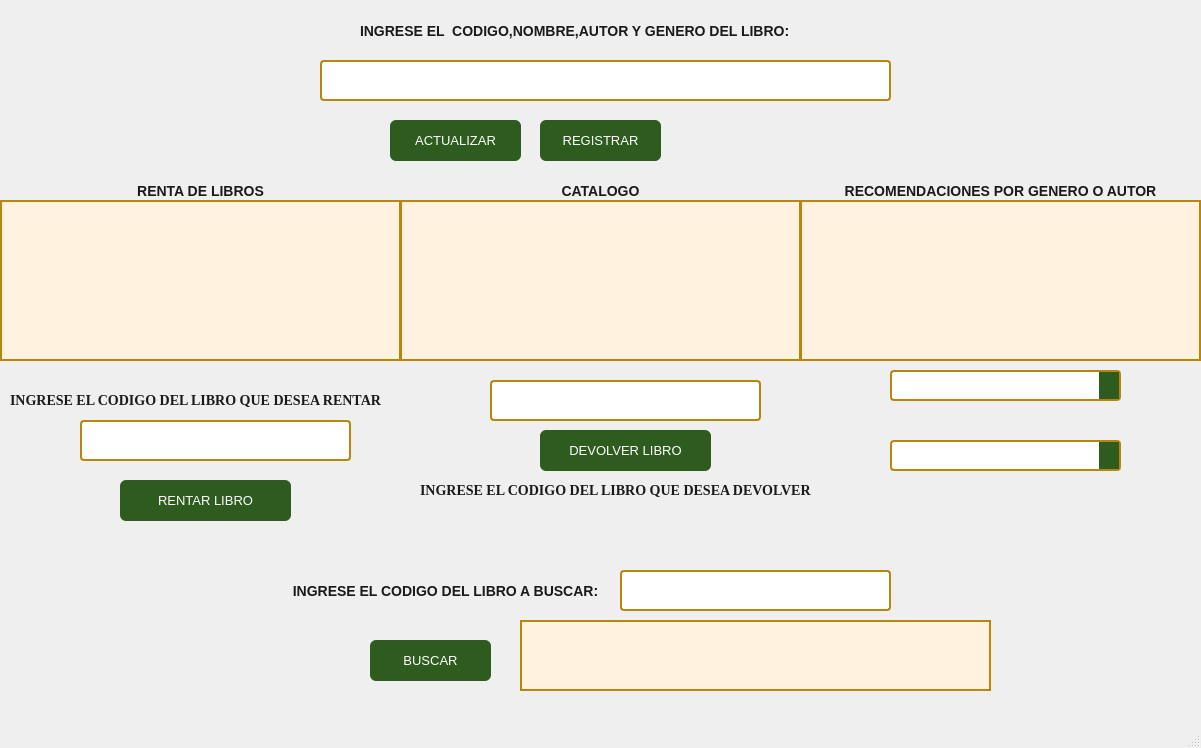
<?xml version="1.0" encoding="UTF-8"?>
<ui version="4.0">
 <class>MainWindow</class>
 <widget class="QMainWindow" name="MainWindow">
  <property name="geometry">
   <rect>
    <x>0</x>
    <y>0</y>
    <width>1201</width>
    <height>748</height>
   </rect>
  </property>
  <property name="windowTitle">
   <string>La Ultima Pagina</string>
  </property>
  <property name="styleSheet">
   <string notr="true">/* QLabel */
QLabel {
    color: #1A1A1A; /* negro intenso para máxima legibilidad */
    font-family: &quot;Georgia&quot;;
    font-size: 14px;
    font-weight: bold;
}

/* QPushButton */
QPushButton {
    background-color: #2E5C1E; /* verde bosque más profundo */
    color: #FFFFFF;
    border-radius: 6px;
    padding: 6px 12px;
    font-family: &quot;Segoe UI&quot;;
    font-size: 13px;
}
QPushButton:hover {
    background-color: #3F7A2A; /* verde brillante al pasar */
}
QPushButton:pressed {
    background-color: #1F3D13; /* verde muy oscuro al presionar */
}

/* QTextEdit */
QTextEdit {
    background-color: #FFF3E0; /* pergamino más cálido */
    border: 2px solid #B8860B; /* dorado fuerte */
    font-family: &quot;Times New Roman&quot;;
    font-size: 13px;
    color: #1A1A1A;
}

/* QLineEdit */
QLineEdit {
    background-color: #FFFFFF;
    border: 2px solid #B8860B;
    border-radius: 4px;
    padding: 4px;
    font-family: &quot;Segoe UI&quot;;
    font-size: 13px;
    color: #1A1A1A;
}
QLineEdit:focus {
    border: 2px solid #2E5C1E; /* verde intenso al enfocar */
}

/* QComboBox */
QComboBox {
    background-color: #FFFFFF;
    border: 2px solid #B8860B;
    border-radius: 4px;
    padding: 4px;
    font-family: &quot;Segoe UI&quot;;
    font-size: 13px;
    color: #1A1A1A;
}
QComboBox:hover {
    border: 2px solid #2E5C1E;
}
QComboBox::drop-down {
    border: none;
    background: #2E5C1E;
    width: 20px;
}
QComboBox::down-arrow {
    image: url(:/icons/down_arrow.png);
}
</string>
  </property>
  <widget class="QWidget" name="centralwidget">
   <widget class="QPushButton" name="btn_registrar">
    <property name="geometry">
     <rect>
      <x>540</x>
      <y>120</y>
      <width>121</width>
      <height>41</height>
     </rect>
    </property>
    <property name="text">
     <string>REGISTRAR</string>
    </property>
   </widget>
   <widget class="QLineEdit" name="ent_libro">
    <property name="geometry">
     <rect>
      <x>320</x>
      <y>60</y>
      <width>571</width>
      <height>41</height>
     </rect>
    </property>
   </widget>
   <widget class="QPushButton" name="btn_rentar">
    <property name="geometry">
     <rect>
      <x>120</x>
      <y>480</y>
      <width>171</width>
      <height>41</height>
     </rect>
    </property>
    <property name="text">
     <string>RENTAR LIBRO</string>
    </property>
   </widget>
   <widget class="QPushButton" name="btn_devolucion">
    <property name="geometry">
     <rect>
      <x>540</x>
      <y>430</y>
      <width>171</width>
      <height>41</height>
     </rect>
    </property>
    <property name="text">
     <string>DEVOLVER LIBRO</string>
    </property>
   </widget>
   <widget class="QTextEdit" name="lista_catalogo">
    <property name="geometry">
     <rect>
      <x>400</x>
      <y>200</y>
      <width>401</width>
      <height>161</height>
     </rect>
    </property>
    <property name="html">
     <string>&lt;!DOCTYPE HTML PUBLIC &quot;-//W3C//DTD HTML 4.0//EN&quot; &quot;http://www.w3.org/TR/REC-html40/strict.dtd&quot;&gt;
&lt;html&gt;&lt;head&gt;&lt;meta name=&quot;qrichtext&quot; content=&quot;1&quot; /&gt;&lt;style type=&quot;text/css&quot;&gt;
p, li { white-space: pre-wrap; }
&lt;/style&gt;&lt;/head&gt;&lt;body style=&quot; font-family:'Times New Roman'; font-size:13px; font-weight:400; font-style:normal;&quot;&gt;
&lt;p style=&quot;-qt-paragraph-type:empty; margin-top:0px; margin-bottom:0px; margin-left:0px; margin-right:0px; -qt-block-indent:0; text-indent:0px;&quot;&gt;&lt;br /&gt;&lt;/p&gt;&lt;/body&gt;&lt;/html&gt;</string>
    </property>
   </widget>
   <widget class="QLineEdit" name="ent_bus_cod">
    <property name="geometry">
     <rect>
      <x>620</x>
      <y>570</y>
      <width>271</width>
      <height>41</height>
     </rect>
    </property>
   </widget>
   <widget class="QPushButton" name="btn_buscar">
    <property name="geometry">
     <rect>
      <x>370</x>
      <y>640</y>
      <width>121</width>
      <height>41</height>
     </rect>
    </property>
    <property name="text">
     <string>BUSCAR</string>
    </property>
   </widget>
   <widget class="QTextEdit" name="resultado_bus">
    <property name="geometry">
     <rect>
      <x>520</x>
      <y>620</y>
      <width>471</width>
      <height>71</height>
     </rect>
    </property>
    <property name="font">
     <font>
      <family>Times New Roman</family>
      <pointsize>-1</pointsize>
     </font>
    </property>
    <property name="sizeAdjustPolicy">
     <enum>QAbstractScrollArea::AdjustIgnored</enum>
    </property>
    <property name="html">
     <string>&lt;!DOCTYPE HTML PUBLIC &quot;-//W3C//DTD HTML 4.0//EN&quot; &quot;http://www.w3.org/TR/REC-html40/strict.dtd&quot;&gt;
&lt;html&gt;&lt;head&gt;&lt;meta name=&quot;qrichtext&quot; content=&quot;1&quot; /&gt;&lt;style type=&quot;text/css&quot;&gt;
p, li { white-space: pre-wrap; }
&lt;/style&gt;&lt;/head&gt;&lt;body style=&quot; font-family:'Times New Roman'; font-size:13px; font-weight:400; font-style:normal;&quot;&gt;
&lt;p style=&quot;-qt-paragraph-type:empty; margin-top:0px; margin-bottom:0px; margin-left:0px; margin-right:0px; -qt-block-indent:0; text-indent:0px;&quot;&gt;&lt;br /&gt;&lt;/p&gt;&lt;/body&gt;&lt;/html&gt;</string>
    </property>
   </widget>
   <widget class="QLabel" name="label">
    <property name="geometry">
     <rect>
      <x>360</x>
      <y>10</y>
      <width>481</width>
      <height>41</height>
     </rect>
    </property>
    <property name="text">
     <string>INGRESE EL  CODIGO,NOMBRE,AUTOR Y GENERO DEL LIBRO:</string>
    </property>
    <property name="alignment">
     <set>Qt::AlignLeading|Qt::AlignLeft|Qt::AlignVCenter</set>
    </property>
   </widget>
   <widget class="QLabel" name="label_3">
    <property name="geometry">
     <rect>
      <x>270</x>
      <y>570</y>
      <width>351</width>
      <height>41</height>
     </rect>
    </property>
    <property name="text">
     <string>INGRESE EL CODIGO DEL LIBRO A BUSCAR:</string>
    </property>
    <property name="alignment">
     <set>Qt::AlignCenter</set>
    </property>
   </widget>
   <widget class="QLabel" name="label_4">
    <property name="geometry">
     <rect>
      <x>400</x>
      <y>170</y>
      <width>401</width>
      <height>41</height>
     </rect>
    </property>
    <property name="text">
     <string>CATALOGO</string>
    </property>
    <property name="alignment">
     <set>Qt::AlignCenter</set>
    </property>
   </widget>
   <widget class="QComboBox" name="com_autores">
    <property name="geometry">
     <rect>
      <x>890</x>
      <y>370</y>
      <width>231</width>
      <height>31</height>
     </rect>
    </property>
   </widget>
   <widget class="QComboBox" name="com_genero">
    <property name="geometry">
     <rect>
      <x>890</x>
      <y>440</y>
      <width>231</width>
      <height>31</height>
     </rect>
    </property>
   </widget>
   <widget class="QTextEdit" name="recom">
    <property name="geometry">
     <rect>
      <x>800</x>
      <y>200</y>
      <width>401</width>
      <height>161</height>
     </rect>
    </property>
    <property name="font">
     <font>
      <family>Times New Roman</family>
      <pointsize>-1</pointsize>
     </font>
    </property>
    <property name="html">
     <string>&lt;!DOCTYPE HTML PUBLIC &quot;-//W3C//DTD HTML 4.0//EN&quot; &quot;http://www.w3.org/TR/REC-html40/strict.dtd&quot;&gt;
&lt;html&gt;&lt;head&gt;&lt;meta name=&quot;qrichtext&quot; content=&quot;1&quot; /&gt;&lt;style type=&quot;text/css&quot;&gt;
p, li { white-space: pre-wrap; }
&lt;/style&gt;&lt;/head&gt;&lt;body style=&quot; font-family:'Times New Roman'; font-size:13px; font-weight:400; font-style:normal;&quot;&gt;
&lt;p style=&quot;-qt-paragraph-type:empty; margin-top:0px; margin-bottom:0px; margin-left:0px; margin-right:0px; -qt-block-indent:0; text-indent:0px;&quot;&gt;&lt;br /&gt;&lt;/p&gt;
&lt;p style=&quot;-qt-paragraph-type:empty; margin-top:0px; margin-bottom:0px; margin-left:0px; margin-right:0px; -qt-block-indent:0; text-indent:0px;&quot;&gt;&lt;br /&gt;&lt;/p&gt;
&lt;p style=&quot;-qt-paragraph-type:empty; margin-top:0px; margin-bottom:0px; margin-left:0px; margin-right:0px; -qt-block-indent:0; text-indent:0px;&quot;&gt;&lt;br /&gt;&lt;/p&gt;&lt;/body&gt;&lt;/html&gt;</string>
    </property>
   </widget>
   <widget class="QTextEdit" name="lista_rentados">
    <property name="geometry">
     <rect>
      <x>0</x>
      <y>200</y>
      <width>401</width>
      <height>161</height>
     </rect>
    </property>
    <property name="html">
     <string>&lt;!DOCTYPE HTML PUBLIC &quot;-//W3C//DTD HTML 4.0//EN&quot; &quot;http://www.w3.org/TR/REC-html40/strict.dtd&quot;&gt;
&lt;html&gt;&lt;head&gt;&lt;meta name=&quot;qrichtext&quot; content=&quot;1&quot; /&gt;&lt;style type=&quot;text/css&quot;&gt;
p, li { white-space: pre-wrap; }
&lt;/style&gt;&lt;/head&gt;&lt;body style=&quot; font-family:'Times New Roman'; font-size:13px; font-weight:400; font-style:normal;&quot;&gt;
&lt;p style=&quot;-qt-paragraph-type:empty; margin-top:0px; margin-bottom:0px; margin-left:0px; margin-right:0px; -qt-block-indent:0; text-indent:0px;&quot;&gt;&lt;br /&gt;&lt;/p&gt;&lt;/body&gt;&lt;/html&gt;</string>
    </property>
   </widget>
   <widget class="QLabel" name="label_5">
    <property name="geometry">
     <rect>
      <x>0</x>
      <y>170</y>
      <width>401</width>
      <height>41</height>
     </rect>
    </property>
    <property name="text">
     <string>RENTA DE LIBROS</string>
    </property>
    <property name="alignment">
     <set>Qt::AlignCenter</set>
    </property>
   </widget>
   <widget class="QLineEdit" name="ent_renta">
    <property name="geometry">
     <rect>
      <x>80</x>
      <y>420</y>
      <width>271</width>
      <height>41</height>
     </rect>
    </property>
   </widget>
   <widget class="QLabel" name="lbl_mensaje">
    <property name="geometry">
     <rect>
      <x>680</x>
      <y>120</y>
      <width>511</width>
      <height>41</height>
     </rect>
    </property>
    <property name="text">
     <string/>
    </property>
   </widget>
   <widget class="QLabel" name="label_6">
    <property name="geometry">
     <rect>
      <x>800</x>
      <y>170</y>
      <width>401</width>
      <height>41</height>
     </rect>
    </property>
    <property name="text">
     <string>RECOMENDACIONES POR GENERO O AUTOR</string>
    </property>
    <property name="alignment">
     <set>Qt::AlignCenter</set>
    </property>
   </widget>
   <widget class="QLabel" name="label_7">
    <property name="geometry">
     <rect>
      <x>10</x>
      <y>380</y>
      <width>411</width>
      <height>41</height>
     </rect>
    </property>
    <property name="font">
     <font>
      <family>Georgia</family>
      <pointsize>-1</pointsize>
      <weight>75</weight>
      <bold>true</bold>
     </font>
    </property>
    <property name="text">
     <string>INGRESE EL CODIGO DEL LIBRO QUE DESEA RENTAR</string>
    </property>
    <property name="alignment">
     <set>Qt::AlignLeading|Qt::AlignLeft|Qt::AlignVCenter</set>
    </property>
   </widget>
   <widget class="QLineEdit" name="ent_devol">
    <property name="geometry">
     <rect>
      <x>490</x>
      <y>380</y>
      <width>271</width>
      <height>41</height>
     </rect>
    </property>
   </widget>
   <widget class="QLabel" name="label_8">
    <property name="geometry">
     <rect>
      <x>420</x>
      <y>470</y>
      <width>431</width>
      <height>41</height>
     </rect>
    </property>
    <property name="font">
     <font>
      <family>Georgia</family>
      <pointsize>-1</pointsize>
      <weight>75</weight>
      <bold>true</bold>
     </font>
    </property>
    <property name="text">
     <string>INGRESE EL CODIGO DEL LIBRO QUE DESEA DEVOLVER</string>
    </property>
    <property name="alignment">
     <set>Qt::AlignLeading|Qt::AlignLeft|Qt::AlignVCenter</set>
    </property>
   </widget>
   <widget class="QLabel" name="lbl_mensaje_2">
    <property name="geometry">
     <rect>
      <x>420</x>
      <y>510</y>
      <width>411</width>
      <height>41</height>
     </rect>
    </property>
    <property name="text">
     <string/>
    </property>
   </widget>
   <widget class="QLabel" name="lbl_mensaje_3">
    <property name="geometry">
     <rect>
      <x>0</x>
      <y>530</y>
      <width>391</width>
      <height>41</height>
     </rect>
    </property>
    <property name="text">
     <string/>
    </property>
   </widget>
   <widget class="QPushButton" name="btn_actualizar">
    <property name="geometry">
     <rect>
      <x>390</x>
      <y>120</y>
      <width>131</width>
      <height>41</height>
     </rect>
    </property>
    <property name="text">
     <string>ACTUALIZAR</string>
    </property>
   </widget>
  </widget>
  <widget class="QMenuBar" name="menubar">
   <property name="geometry">
    <rect>
     <x>0</x>
     <y>0</y>
     <width>1201</width>
     <height>26</height>
    </rect>
   </property>
  </widget>
  <widget class="QStatusBar" name="statusbar"/>
 </widget>
 <resources/>
 <connections/>
</ui>
